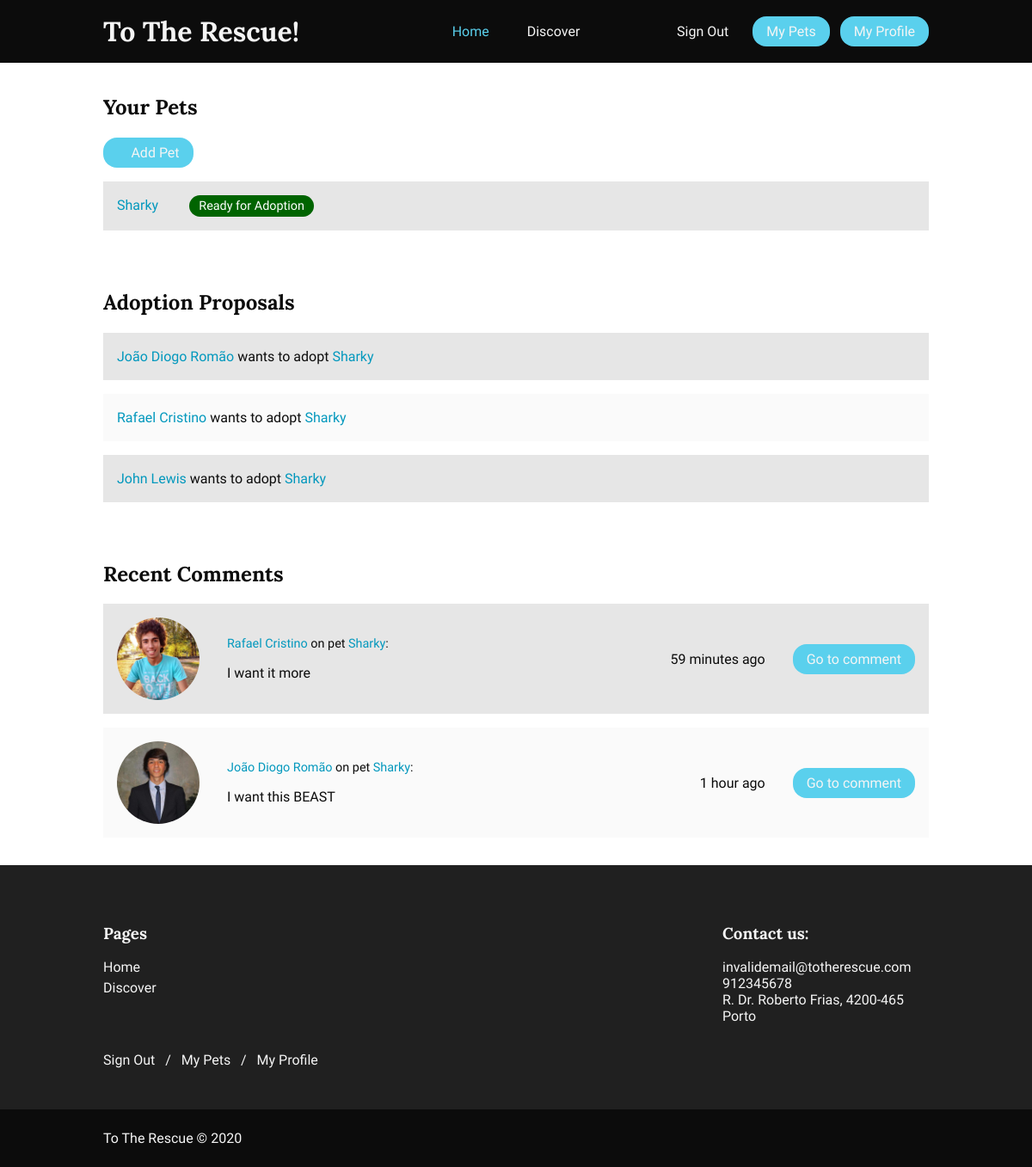
Screenshot of /pets (signed in) with the database file from the repository.
### tables this page shows
CREATE TABLE Post (
    id INTEGER PRIMARY KEY,
    petId INTEGER NOT NULL REFERENCES Pet ON DELETE CASCADE,
    userId INTEGER NOT NULL REFERENCES User ON DELETE CASCADE,
    description TEXT NOT NULL CHECK(length(description) >= 1),
    postDate TEXT NOT NULL,
    answerToPostID INTEGER REFERENCES Post ON DELETE SET NULL -- If answerToPostID is NULL, the post is not an answer. It it is != NULL, the post is an answer to the referenced post, and should be represented accordingly.
);

### control/db.php (called while the page is built, shortened)
<?php
  class Database {
    private static $instance = NULL;
    private function __construct() {
      $this->db = new PDO('sqlite:'.dirname(__FILE__).'/../database/toTheRescue.db');
      $this->db->setAttribute(PDO::ATTR_DEFAULT_FETCH_MODE, PDO::FETCH_ASSOC);
      $this->db->setAttribute(PDO::ATTR_ERRMODE, PDO::ERRMODE_EXCEPTION);
      $this->db->query('PRAGMA foreign_keys = ON');
    }
    public static function db() {
        return self::instance()->db;
    }
    static function instance() {
      if (NULL == self::$instance) {
        self::$instance = new Database();
      }
      return self::$instance;
    }
  }
?>

### control/api/user.php (called while the page is built, shortened)
<?php
require_once(dirname(__FILE__)."/pet.php");
function getUserByUsername($username) {
    $stmt = Database::db()->prepare("SELECT * FROM User WHERE username = :username");
    $stmt->bindParam(':username', $username);
    $stmt->execute();
    $user = $stmt->fetch();
    $splittedName = explode(' ', $user['name']);
    $user['shortName'] = sizeof($splittedName) > 1 ? $splittedName[0]." ".$splittedName[sizeof($splittedName)-1] : $user['name'];
    return $user;
}

### control/session.php (called while the page is built, shortened)
<?php
function getAuthenticatedUser() {
    return API\getUserByUsername($_SESSION['username']);
}
?>

### control/router.php (called while the page is built, shortened)
<?php
function handle() {
    $req = "";
    if (php_sapi_name() == 'cli-server') {
        $req = parse_url($_SERVER["REQUEST_URI"], PHP_URL_PATH);
        $req = $req != "/" ? substr($req, 1, strlen($req)-1) : "index";
        if (file_exists($_SERVER['DOCUMENT_ROOT'].'/'.$req)) {
            return false;
        }
    } else {
        $req = isset($_GET['req']) ? $_GET['req'] : "index";
    }
    hitTarget(findTarget($req));
    return true;
}
function findTarget($req) {
    $routes = json_decode(file_get_contents('control/routes.json'));
    if (property_exists($routes, $req) && !(strpos($req, ":") !== false)) {
        return $routes->$req;
    }
    $target = null;
    return $target;
}
function hitTarget($target) {
    hitDestination($target->destination);
}
function hitDestination($destination) {
    require_once($destination);
}
?>

### index.php (called while the page is built)
<?php
require_once(dirname(__FILE__)."/control/config.php");
require_once(dirname(__FILE__)."/control/router.php");
if (!Router\handle()) return false;
?>

### control/config.php (called while the page is built, shortened)
<?php
function getRootURL() {
    return $GLOBALS['rootUrl'];
}
require_once(dirname(__FILE__)."/utils.php");
require_once(dirname(__FILE__)."/session.php");
require_once(dirname(__FILE__)."/api/api.php");
?>

### control/api/pet.php (called while the page is built, shortened)
<?php
function getPet($petId)
{
	$db = Database::instance()->db();
	$stmt = $db->prepare("SELECT * FROM " . $GLOBALS['petQuery'] . " WHERE id = ?");
	$stmt->execute(array($petId));
	return $stmt->fetch();
}
function getUserPets($userId)
{
	$stmt = Database::db()->prepare("SELECT * FROM " . $GLOBALS['petQuery'] . " where userId = ?");
	$stmt->execute(array($userId));
	return $stmt;
}
function getUserPetsOpenAdoptionProposals($userId)
{
	$stmt = Database::db()->prepare("SELECT User.name as propUserName, User.username as propUserUsername, User.id as propUserId, Pet.name as petName, Pet.id as petId FROM ProposedToAdopt JOIN Pet ON(Pet.id = ProposedToAdopt.petId) JOIN User ON(ProposedToAdopt.userId = User.id) WHERE Pet.userId = ?");
	$stmt->execute(array($userId));
	return $stmt;
}
function getUserPetsComments($userId)
{
	$stmt = Database::db()->prepare("SELECT Post.id as postId, Pet.name as petName, Pet.id as petId, User.name as creatorName, User.username as creatorUsername, User.id as creatorId, Post.description as content, postDate FROM (Post JOIN Pet ON(Pet.id = petId)) JOIN User ON(User.id = Post.userId) WHERE Pet.userId = ? AND User.id != ? ORDER BY postDate DESC");
	$stmt->execute(array($userId, $userId));
	return $stmt;
}
function getPetName($petId) {
	$pet = getPet($petId);
	return $pet['name'] == null || $pet['name'] == '' ? $pet['size']." ".$pet['color']." ".$pet['specie'] : $pet['name'];
}
?>

### control/api/api.php (called while the page is built, shortened)
<?php
require_once(dirname(__FILE__)."/../db.php");
function getArrayFromSTMT($stmt, $amount) {
    if ($amount == true) {
        return $stmt->fetchAll();
    }
    $res = array();
    return $res;
}
?>

### control/utils.php (called while the page is built, shortened)
<?php
function elapsedTime($time) {
    $time = time() - $time;
    $time = ($time < 1)? 1 : $time;
    $marks = array (
        31536000 => 'year',
        2592000 => 'month',
        604800 => 'week',
        86400 => 'day',
        3600 => 'hour',
        60 => 'minute',
        1 => 'second'
    );
    foreach ($marks as $mark => $text) {
        if ($time < $mark) continue;
        $markNo = floor($time / $mark);
        return $markNo.' '.$text.(($markNo > 1)? 's' : '');
    }
}
?>

### pages/pet_management.php (the view, shortened to what this page needs)
<?php
    require_once(dirname(__FILE__)."/../control/api/pet.php");
    require_once(dirname(__FILE__)."/../templates/common/header.php");
    $user = Session\getAuthenticatedUser();
    if (!$user) { ?>
        <section>
            <h3>To manage your pets, <a href="<?=getRootUrl()?>/signin">sign in</a>.</h3>
        </section>
    <?php } else {
    $pets = API\getArrayFromSTMT(API\getUserPets($user['id']), true);
    $petsAdoptionProposals = API\getArrayFromSTMT(API\getUserPetsOpenAdoptionProposals($user['id']), true);
    $petsComments = API\getArrayFromSTMT(API\getUserPetsComments($user['id']), 10);
?>
<section class="petManagement">
    <h2>Your Pets</h2>
    <a href="<?=getRootUrl()?>/pet/add" class="simpleButton contrastButton"><i class="icofont-ui-add"></i> Add Pet</a>
    <?php if ($pets == false) { ?>
        <p>You have no pets.</p>
    <?php } else {
        foreach($pets as $pet) { ?>
        <div class="petManagementPets">
            <p>
                <a href="<?=getRootUrl()?>/pet/<?=$pet['id']?>">
                    <?=htmlentities(API\getPetName($pet['id']))?>
                </a>
                <span class="tagLabel <?=$pet['state']?>" data-pet-id="<?=$pet['id']?>">
                    <?=$pet['state'] == 'adopted' ? 'Adopted' : ($pet['state'] == 'ready' ? 'Ready for Adoption' : ($pet['state'] == 'archived' ? 'Archived' : null)) ?>
                </span>
            </p>
        </div>
    <?php }
    } ?>
</section>
<section class="petManagement">
    <h2>Adoption Proposals</h2>
    <?php if ($petsAdoptionProposals == false) { ?>
        <p>Your pets have no adoption proposals.</p>
    <?php } else {
        foreach($petsAdoptionProposals as $proposal) { ?>
        <div class="petManagementAdoption">
            <p><a href="<?=getRootUrl()?>/user/<?=htmlentities($proposal['propUserUsername'])?>"><?=htmlentities($proposal['propUserName'])?></a> wants to adopt
            <a href="<?=getRootUrl()?>/pet/<?=$pet['id']?>"><?=htmlentities(API\getPetName($pet['id']))?></a></p>
            <p><button data-pet="<?=$proposal['petId']?>" data-adopter="<?=$proposal['propUserId']?>" class="acceptAdoption"><i class="icofont-ui-check"></i></button></p>
            <p><button data-pet="<?=$proposal['petId']?>" data-adopter="<?=$proposal['propUserId']?>" class="declineAdoption"><i class="icofont-ui-close"></i></button></p>
        </div>
    <?php }
    } ?>
</section>
<section class="petManagement">
    <h2>Recent Comments</h2>
    <?php if ($petsComments == false) { ?>
        <p>Your pets have no recent comments.</p>
    <?php } else { ?>
    <?php foreach($petsComments as $comment) {
        if ($comment['creatorUsername'] == $user['username']) continue; ?>
            <div class="petManagementComments">
                <div class="image" style="background-image: url('../../images/user_profile_pictures/<?= $comment['creatorId'] ?>.jpg')"></div>
                <div>
                    <p class="notice"><a href="<?=getRootUrl()?>/user/<?=htmlentities($comment['creatorUsername'])?>"><?=htmlentities($comment['creatorName'])?></a> on pet <a href="<?=getRootUrl()?>/pet/<?=$comment['petId']?>"><?=htmlentities(API\getPetName($comment['petId']))?></a>:</p>
                    <p><?=htmlentities($comment['content'])?></p>
                </div>
                <p><?=elapsedTime(strtotime($comment['postDate']))?> ago</p>
                <p><a class="simpleButton contrastButton" href="<?=getRootUrl()?>/pet/<?=$comment['petId']?>#post-<?=$comment['postId']?>">Go to comment</a></p>
            </div>
    <?php } ?>
    <?php } ?>
</section>
<?php } ?>
<?php require_once(dirname(__FILE__)."/../templates/common/footer.php"); ?>

### rows the page displays
post: shows a picture, creatorName "Rafael Cristino", petId "Sharky", description "I want it more", postDate "59 minutes"
post: shows a picture, creatorName "João Diogo Romão", petId "Sharky", description "I want this BEAST", postDate "1 hour"

### other values shown
API\getPetName($pet['id']) "Sharky"
$proposal['propUserName'] "João Diogo Romão"
$proposal['propUserName'] "Rafael Cristino"
$proposal['propUserName'] "John Lewis"
